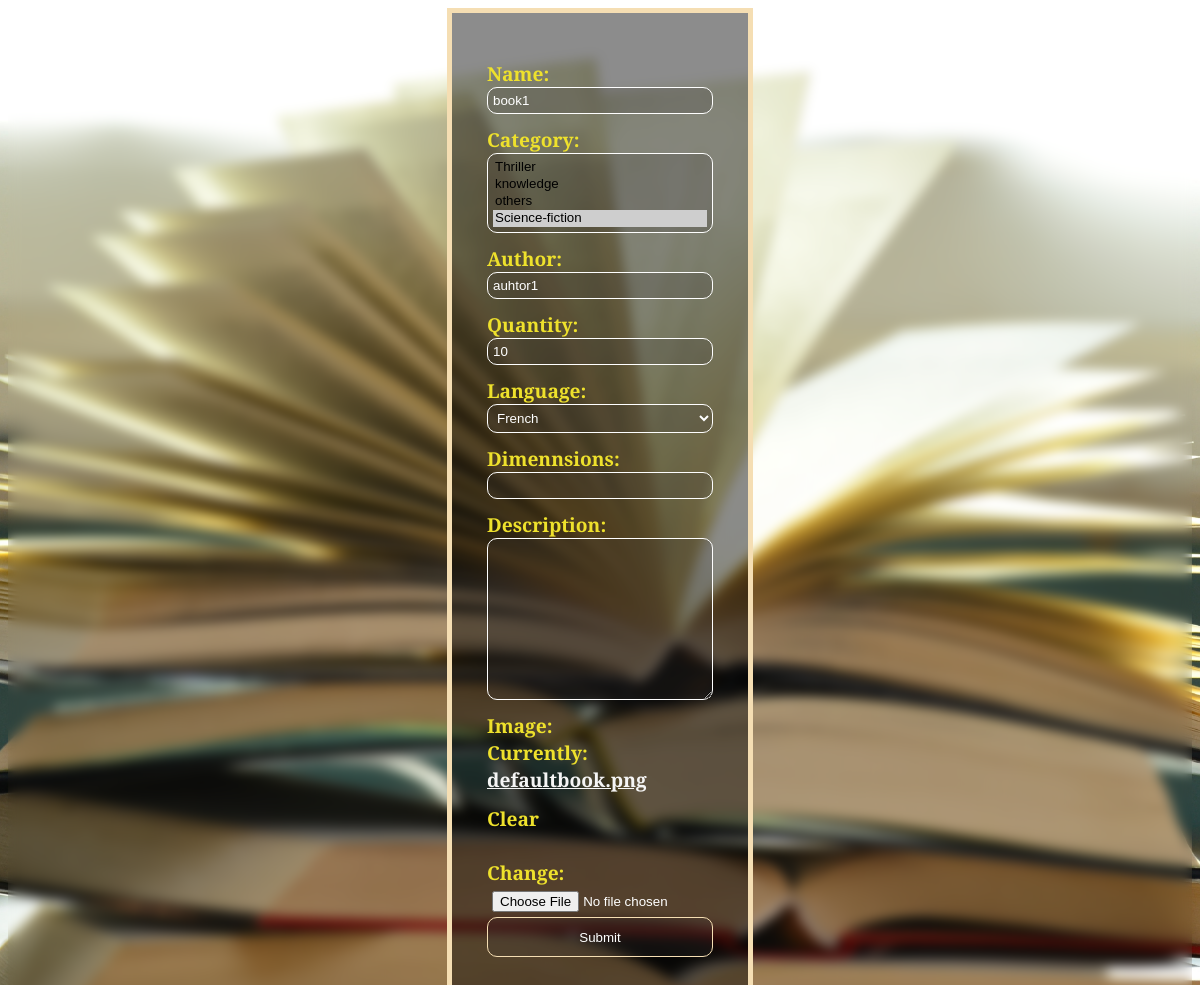
Page /updatbook/3/ (signed in) on the earlier database version.
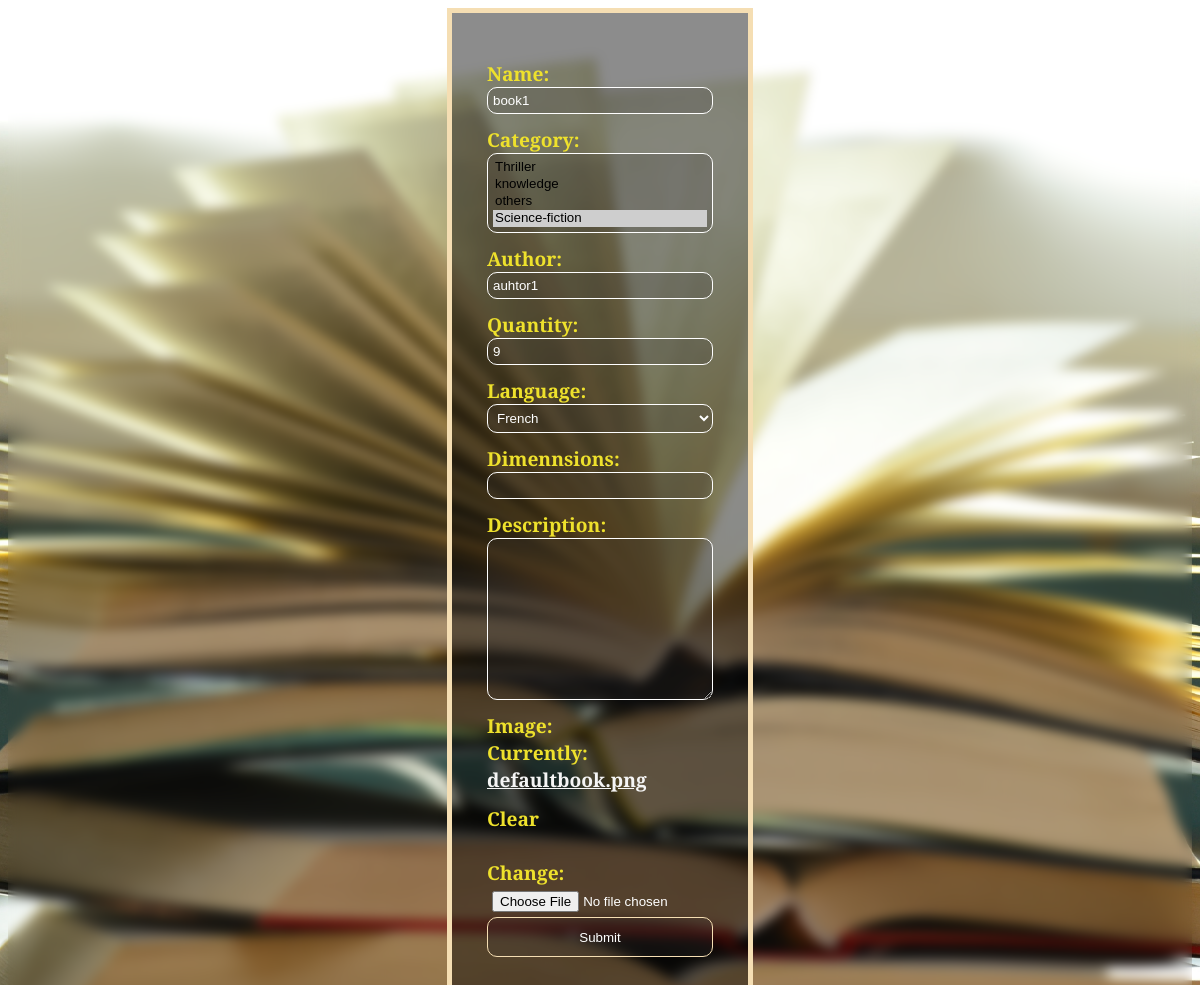
Same page on the later database version.
### accounts/models.py (models this page shows, shortened)
class Book(models.Model):
    name=models.CharField(max_length=200, null= True)
    category=models.ManyToManyField(Category,related_name='category')
    author=models.CharField(max_length=200,null=True)
    quantity=models.IntegerField(null=True,blank=True)
    language=models.ForeignKey(Language,on_delete=models.CASCADE,null=True,blank=True)
    dimennsions=models.CharField(max_length=100,null=True,blank=True)
    description=models.TextField(max_length=5000,null=True,blank=True)
    image=models.ImageField(default='defaultbook.png',null=True,blank=True)
    upvote=models.ManyToManyField(User,blank=True,related_name='upvote')
    downvote=models.ManyToManyField(User,blank=True,related_name='downvote')

class Category(models.Model):
    name=models.CharField(null=True,max_length=200)
    def __str__(self):
        return self.name

class Language(models.Model):
    name=models.CharField(null=True,max_length=200)
    def __str__(self):
        return self.name

### accounts/decorators.py (the view)
        def wrap_func(request,*args, **kwargs):
            group=None
            if request.user.groups.exists():
                group=request.user.groups.all()[0].name
            if group in allowed_roles:
                return view_func(request,*args, **kwargs)
            else:
                return HttpResponse("not authorized")

### accounts/forms.py
class AddBook(ModelForm):
    class Meta:
        model=Book
        fields='__all__'
        exclude=['upvote','downvote']

### accounts/views.py (called while the page is built)
@login_required(login_url='login')
@allowedUsers(['admin'])
def updateBook(request,pk):
    book=Book.objects.get(id=pk)
    update=AddBook(instance=book)
    if request.method=="POST":
        update=AddBook(request.POST,instance=book)
        if update.is_valid():
            update.save()
            return redirect('books')
    context={'update':update}
    return render(request,'accounts/updatebook.html',context)

### accounts/templates/accounts/updatebook.html (shortened to what this page needs)
<div class="container">
    <form action="" method="POST">
        {{update}}
        <input id="edit" type="submit" role="button" class="btn">
    </form>
</div>

Differences in the rows shown:
changed Book "auhtor1": quantity "10" → "9"
